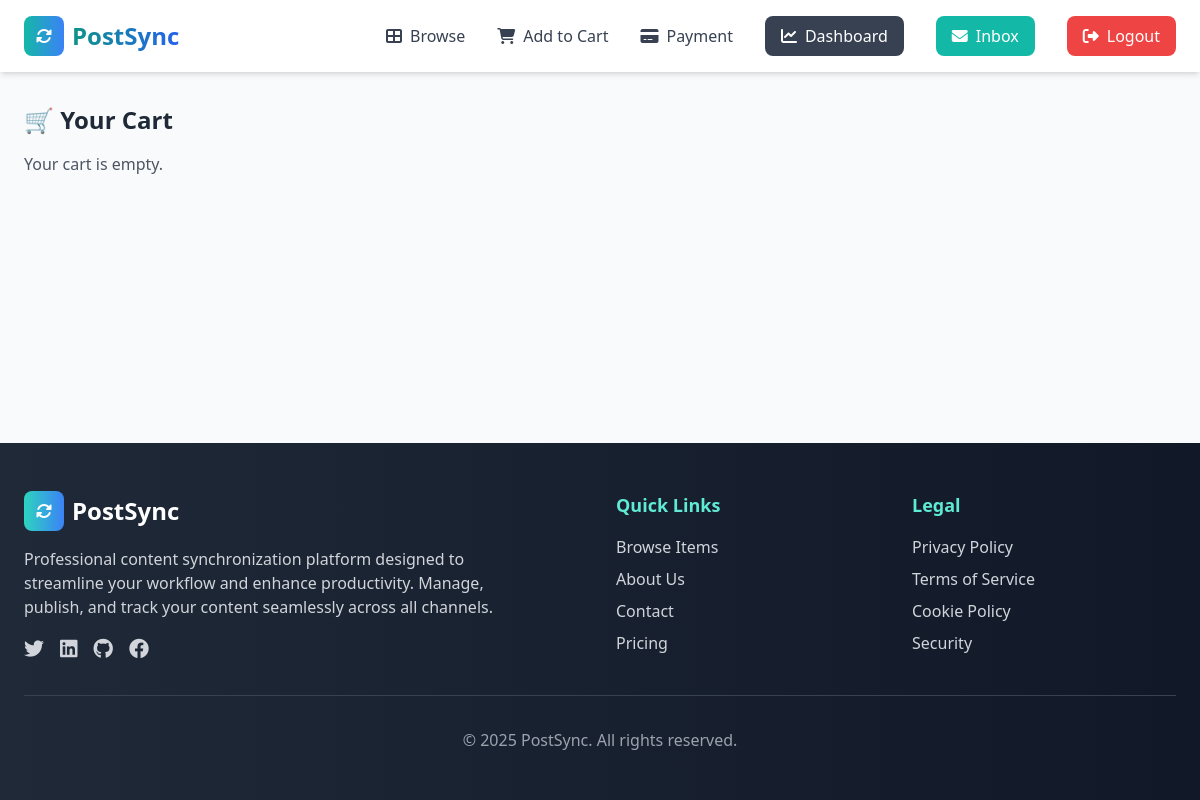
Before: /cart/ (signed in) with the older database file.
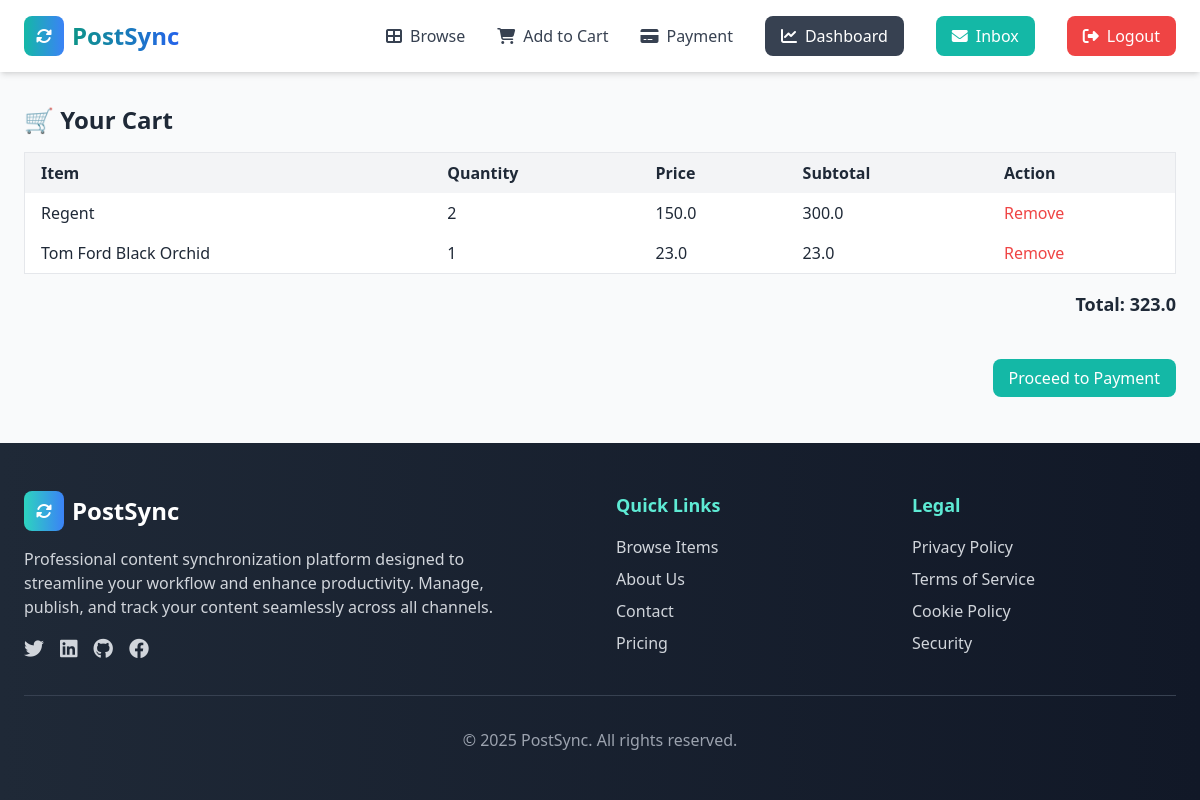
After: the same page with the newer database file.
### cart/models.py (models this page shows, shortened)
class CartItem(models.Model):
    cart = models.ForeignKey(Cart, related_name='cart_items', on_delete=models.CASCADE)
    item = models.ForeignKey(Item, on_delete=models.SET_NULL, null=True, blank=True)
    quantity = models.PositiveIntegerField(default=1)
    def subtotal(self):
        return self.item.price * self.quantity

class Cart(models.Model):
    user = models.OneToOneField(User, on_delete=models.CASCADE)
    created_at = models.DateTimeField(auto_now_add=True)
    def total_price(self):
        return sum(item.item.price * item.quantity for item in self.cart_items.all())

### item/models.py (models this page shows, shortened)
class Item(models.Model):
    category=models.ForeignKey(Category,related_name='items',on_delete=models.CASCADE)
    name=models.CharField(max_length=255)
    description=models.TextField(blank=True,null=True)
    price=models.FloatField()
    image = CloudinaryField('image', blank=True, null=True)
    quantity = models.PositiveIntegerField(default=0)
    is_sold=models.BooleanField(default=False)
    created_by=models.ForeignKey(User,related_name='items',on_delete=models.CASCADE)
    created_at=models.DateTimeField(auto_now_add=True)

### cart/views.py (the view)
# urls.py: path('', views.view_cart, name='view_cart'),
@login_required
def view_cart(request):
    cart, created = Cart.objects.get_or_create(user=request.user)
    return render(request, 'cart/cart_view.html', {'cart': cart})

### cart/templates/cart/cart_view.html
{% extends 'core/base.html' %}
{% block content %}
<h2 class="text-2xl font-bold mb-4">🛒 Your Cart</h2>
{% if cart.cart_items.all %}
  <table class="min-w-full bg-white border">
    <thead>
      <tr class="bg-gray-100">
        <th class="py-2 px-4 text-left">Item</th>
        <th class="py-2 px-4 text-left">Quantity</th>
        <th class="py-2 px-4 text-left">Price</th>
        <th class="py-2 px-4 text-left">Subtotal</th>
        <th class="py-2 px-4 text-left">Action</th>
      </tr>
    </thead>
    <tbody>
      {% for cart_item in cart.cart_items.all %}
      <tr>
        <td class="py-2 px-4">{{ cart_item.item.name }}</td>
        <td class="py-2 px-4">{{ cart_item.quantity }}</td>
        <td class="py-2 px-4">{{ cart_item.item.price }}</td>
        <td class="py-2 px-4">{{ cart_item.subtotal }}</td>
        <td class="py-2 px-4">
          <a href="{% url 'cart:remove_from_cart' cart_item.item.id %}" class="text-red-500 hover:underline">Remove</a>
        </td>
      </tr>
      {% endfor %}
    </tbody>
  </table>
  <div class="mt-4 text-right">
    <p class="text-lg font-semibold">Total: {{ cart.total_price }}</p>
    <br><br>
    <a href="{% url 'cart:checkout' %}"
      class="px-4 py-2 bg-teal-500 text-white rounded-lg hover:bg-teal-600">
      Proceed to Payment
    </a>
  </div>
{% else %}
  <p class="text-gray-600">Your cart is empty.</p>
{% endif %}
{% endblock %}

Changed rows visible on the page:
added CartItem: item.name "Regent", quantity "2", item.price "150.0", subtotal "300.0"
added CartItem: item.name "Tom Ford Black Orchid", quantity "1", item.price "23.0", subtotal "23.0"
now on this page (row unchanged): Cart: total_price "323.0"
Other visible differences:
text no longer shown: "Your cart is empty."
text now shown: "Item Quantity Price Subtotal Action Total: Proceed to Payment"
